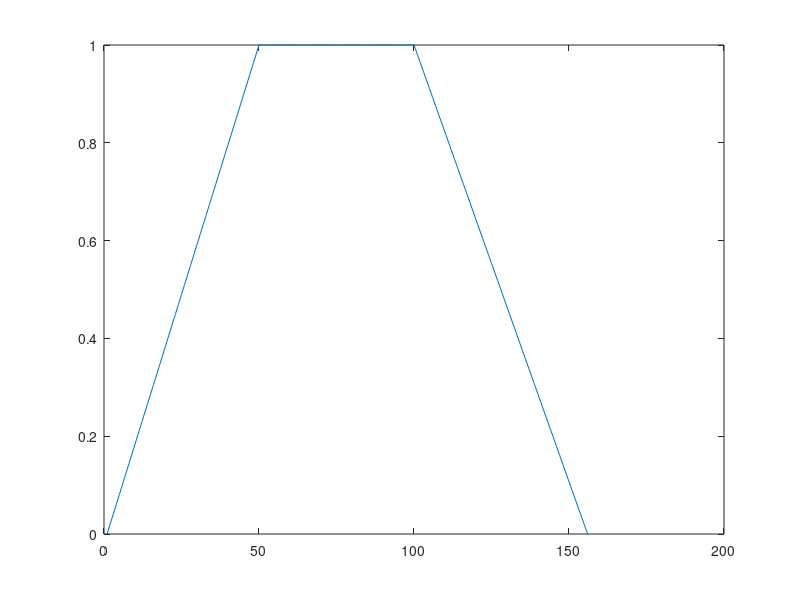
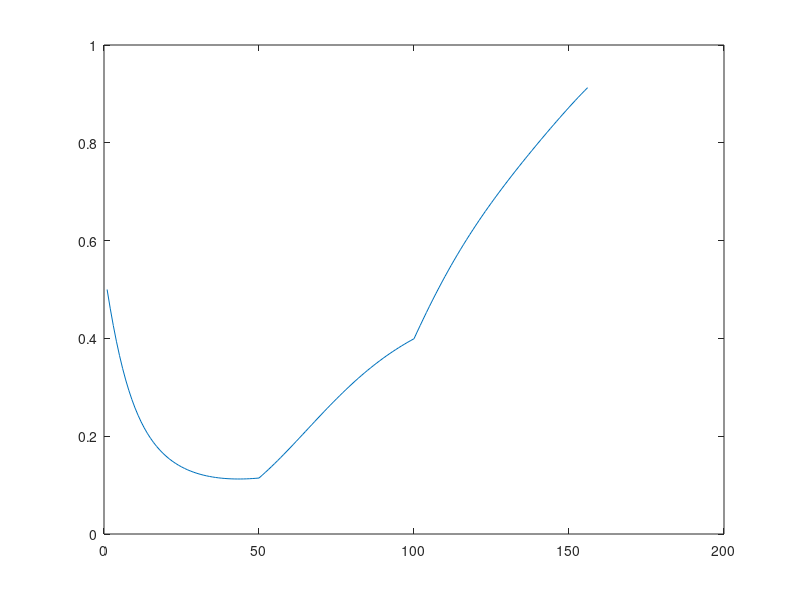

Here is the MATLAB script that generated these plots, in order: (Note: this script raises an error after producing the figures.)



% mediaInput=zeros(156,1);
%mediaInput(100:end)=1;
mediaInput(1:50)=linspace(0,1,50);
mediaInput(50:100)=1;
mediaInput(100:156)=linspace(1,0,57);
KI= 0.7;
	
 KA = 3;

 N_TAR =7;
	
 ALFA_TAR_MEASP = 2;
	
 M0_TAR_MEASP = 1;
	% parameter in equation (3)
KR = 0.005;
	% 1/s;  linear rate for methylation process
 KB = KR;
	% 1/s;  linear rate for demethylation process
L=mediaInput;
m=1;
M=length(mediaInput);
for i=1:length(mediaInput)
    
 a(i) = 1 ./ (1 + exp(N_TAR .* ((ALFA_TAR_MEASP .* (M0_TAR_MEASP - m))...
        - (log((1 + L(i)./KA)./(1 + L(i)./KI))))));



    m = m + (KR .* (1 - a(i)) - KB .* a(i)) .* 1;
end
%for i=1:length(mediaInput)
 %   if a(i)<0
  %      a(i)=0;
   % end
%end
figure(10)
plot(mediaInput)
figure(11)
plot(a)


rsim603L=rampSimHandle3(@HXTmodel603L, a, [0 0 0 0 ], options, 3, gfpOutput')
%%now this is a function that you can use.


[x,y]=rsim603L(NiceParamsHxt4.model603L(1,:));  %x is the least square difference, y is the actual simulated time series.
figure(12); plot(y)

